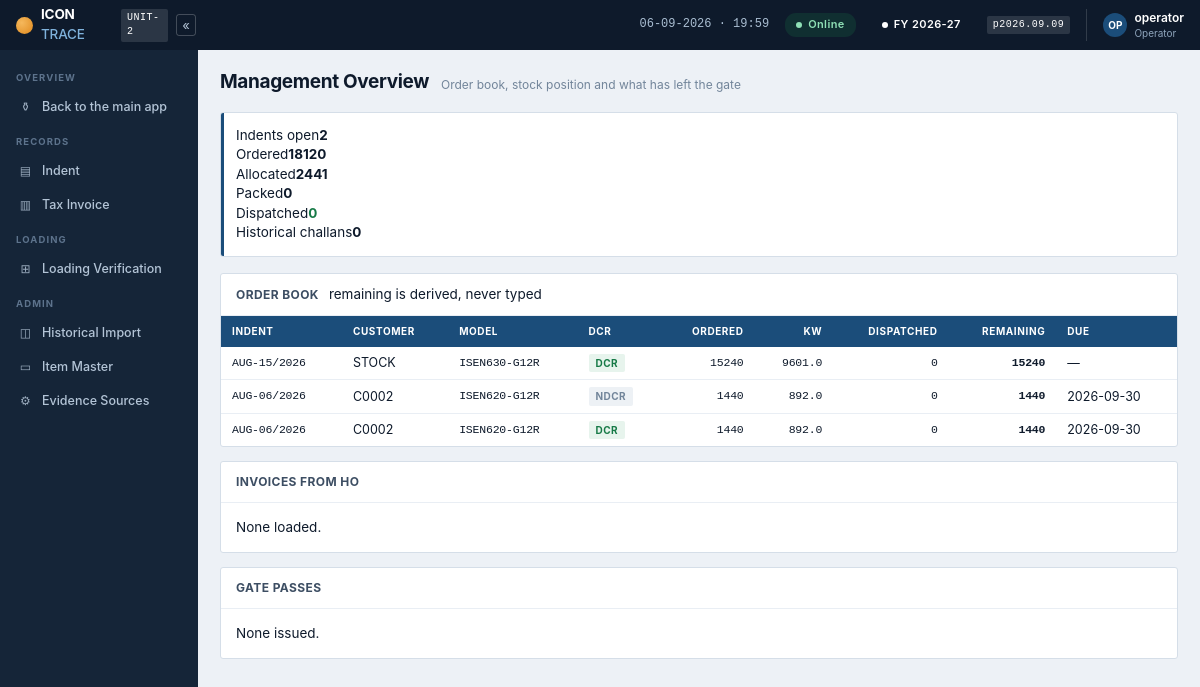
Page /mgmt on the committed database.
### tables this page shows
CREATE TABLE indent_line (
  indent_line_id INTEGER PRIMARY KEY AUTOINCREMENT,
  indent_id      INTEGER      NOT NULL,
  line_no        INTEGER    NOT NULL,

  item_description TEXT NOT NULL,   -- exactly as written on the form
  -- so the line points at an ITEM, and the cell type comes with it.
  item_code      TEXT  NULL,
  model          TEXT  NOT NULL,     -- must exist in the model master
  wattage        INT          NOT NULL,
  qty            INT          NOT NULL,

  -- Store-declared REQUIREMENTS, stated before material issue. They are not
  -- derived from the materials chosen - the store needs the instruction
  -- first. Keeping them independent is what makes the cross-check possible:
  -- indent says DCR + materials issued say NDCR = refuse.
  dcr            TEXT NOT NULL,
  arc            TEXT NULL,

  -- From "PALLET PACKING (36nos x 1)". NULL means use the unit ceiling,
  -- which comes from frame thickness (Unit-2 30mm = 36). Must never exceed
  -- it - a physically impossible instruction is refused at entry, not
  -- discovered at packing.
  pallet_qty     INTEGER     NULL,

  line_note      TEXT NULL,
  UNIQUE (indent_id, line_no),
  CONSTRAINT fk_il_indent FOREIGN KEY (indent_id)
    REFERENCES indent (indent_id)
);

CREATE TABLE indent (
  indent_id     INTEGER PRIMARY KEY AUTOINCREMENT,
  indent_no     TEXT  NOT NULL,        -- e.g. AUG-05/2026
  indent_date   TEXT         NOT NULL,
  customer      TEXT NOT NULL,
  area          TEXT  NULL,
  lot_name      TEXT  NULL,      -- optional, Humesh's request

  -- Icon's own vocabulary, from the Jan-2025 SRS. Do not invent new terms:
  --   make_to_stock  = "Common Items"     - fulfil from General Stock
  --   make_to_order  = "Un-Common Items"  - built to a customer spec
  -- Borosil is make_to_order (own labels, no Icon logo). AGNI is
  -- make_to_stock. This is a SEPARATE axis from pre/post-shared, which is
  -- only about when the serial is disclosed.
  build_type    TEXT NOT NULL
                DEFAULT 'make_to_stock',

  -- The paper form says things like "NEXT WEEK". Keep what was written for
  -- the record, but store a real date so it can be sorted and chased.
  delivery_by   TEXT         NULL,
  delivery_text TEXT NULL,

  special_instructions TEXT  NULL,
  prepared_by   TEXT  NULL,            -- e.g. Akansha Reddy
  approved_by   TEXT  NULL,            -- Marketing HOD
  form_no       TEXT  NOT NULL DEFAULT 'IS-HO-MRK-FM-03',

  pdf_path      TEXT NULL,            -- file on disk, never a BLOB
  pdf_sha256    TEXT     NULL,

  status        TEXT NOT NULL DEFAULT 'open',
  closed_reason TEXT NULL,
  created_at    TEXT     NOT NULL DEFAULT CURRENT_TIMESTAMP,
  created_by    TEXT  NOT NULL,
  UNIQUE (indent_no)
);

### app.py (the view)
@app.route("/mgmt")
def mgmt():
    with db.conn() as (cx, cur):
        f = db.production_funnel(cur)
        indents = db.recent_indents(cur)
        prog = db.indent_progress(cur)
        inv = db.recent_invoices(cur)
        gps = db.gatepasses(cur)
        stats = db.import_stats(cur)
    return render_template("mgmt.html", f=f, indents=indents, prog=prog,
                           invoices=inv, gatepasses=gps, stats=stats)

### app.py (called while the page is built)
def build_id():
    h = hashlib.sha256()
    for name in BUILD_FILES:
        for folder in (BASE, os.path.join(BASE, "static"),
                       os.path.join(BASE, "templates")):
            p = os.path.join(folder, name)
            if os.path.exists(p):
                h.update(str(os.path.getmtime(p)).encode())
                h.update(str(os.path.getsize(p)).encode())
                break
    return h.hexdigest()[:10]

@app.after_request
def no_store(resp):
    ct = resp.headers.get("Content-Type", "")
    if "text/html" in ct or "application/json" in ct:
        resp.headers["Cache-Control"] = "no-store, no-cache, must-revalidate, max-age=0"
        resp.headers["Pragma"] = "no-cache"
        resp.headers["Expires"] = "0"
        resp.headers["X-Icon-Build"] = build_id()
    return resp

def actor():
    return session.get("user", "operator")

@app.context_processor
def globals_():
    return {
        "db_mode": "MySQL" if db.available() else "DEMO — nothing is saved",
        "db_live": db.available(),
        "today": datetime.date.today(),
        "fy_label": db.fy_label(db.fin_year()),
        "user": actor(),
        "parser_version": invparse.__version__,
        "now": datetime.datetime.now().strftime("%d-%m-%Y  ·  %H:%M"),
        "cfg_unit": "2",
        "build": build_id(),
    }

### db.py (called while the page is built)
def available():
    return True

def fin_year(d=None):
    d = d or datetime.date.today()
    return d.year if d.month >= 4 else d.year - 1

def fy_label(fy):
    return "%d-%02d" % (fy, (fy + 1) % 100)

def recent_invoices(cur, n=20):
    if cur is None:
        return list(reversed(_demo["invoice"]))[:n]
    cur.execute("SELECT invoice_id, irn, invoice_no, invoice_date, buyer_name, "
                "declared_qty, declared_model, created_at, superseded_by "
                "FROM invoice ORDER BY invoice_id DESC LIMIT %s", (n,))
    return cur.fetchall()

def import_stats(cur):
    if cur is None:
        return {"challans": len(_demo["challan"]), "boxes": len(_demo["box"]),
                "serials": len(_demo["box_serial"])}
    stats = {}
    for key, sql in (("challans", "SELECT COUNT(*) n FROM challan"),
                     ("boxes", "SELECT COUNT(*) n FROM box"),
                     ("serials", "SELECT COUNT(*) n FROM challan_serial")):
        cur.execute(sql)
        stats[key] = cur.fetchone()["n"]
    return stats

### store.py (called while the page is built)
def _row_factory(cursor, row):
    return {d[0]: row[i] for i, d in enumerate(cursor.description)}

### templates/mgmt.html
{% extends "base.html" %}{% set nav='mgmt' %}
{% block body %}
<div class="pg"><h2>Management Overview</h2>
  <p>Order book, stock position and what has left the gate</p></div>
<div class="kpi" style="margin-bottom:16px">
  <div><span>Indents open</span><b>{{ indents|length }}</b></div>
  <div><span>Ordered</span><b>{{ prog | sum(attribute='ordered_qty') }}</b></div>
  <div><span>Allocated</span><b>{{ f.allocated }}</b></div>
  <div><span>Packed</span><b>{{ f.packed }}</b></div>
  <div><span>Dispatched</span><b style="color:var(--pass)">{{ f.dispatched }}</b></div>
  <div><span>Historical challans</span><b>{{ stats.challans }}</b></div>
</div>
<div class="card"><div class="card-h"><h3>Order book</h3>
  <span class="sp hint">remaining is derived, never typed</span></div>
{% if prog %}<table>
<thead><tr><th>Indent</th><th>Customer</th><th>Model</th><th>DCR</th>
<th style="text-align:right">Ordered</th><th style="text-align:right">KW</th>
<th style="text-align:right">Dispatched</th><th style="text-align:right">Remaining</th>
<th>Due</th></tr></thead><tbody>
{% for p in prog %}<tr><td class="mono">{{ p.indent_no }}</td><td>{{ p.customer }}</td>
<td class="mono">{{ p.model }}</td>
<td><span class="tag {{ 't-pass' if p.dcr=='DCR' else 't-mute' }}">{{ p.dcr }}</span></td>
<td style="text-align:right" class="mono">{{ p.ordered_qty }}</td>
<td style="text-align:right" class="mono">{{ p.ordered_kw }}</td>
<td style="text-align:right" class="mono">{{ p.dispatched_qty }}</td>
<td style="text-align:right" class="mono"><b>{{ p.remaining_qty }}</b></td>
<td>{{ p.delivery_by or '—' }}</td></tr>{% endfor %}
</tbody></table>{% else %}<div class="card-b hint">No indents yet.</div>{% endif %}</div>
<div class="card"><div class="card-h"><h3>Invoices from HO</h3></div>
{% if invoices %}<table>
<thead><tr><th>Invoice</th><th>Date</th><th>Buyer</th><th>Model</th>
<th style="text-align:right">Declared</th></tr></thead><tbody>
{% for i in invoices %}<tr><td class="mono">{{ i.invoice_no }}</td>
<td>{{ i.invoice_date or '—' }}</td><td>{{ i.buyer_name }}</td>
<td class="mono">{{ i.declared_model }}</td>
<td style="text-align:right" class="mono">{{ i.declared_qty }}</td></tr>{% endfor %}
</tbody></table>{% else %}<div class="card-b hint">None loaded.</div>{% endif %}</div>
<div class="card"><div class="card-h"><h3>Gate passes</h3></div>
{% if gatepasses %}<table>
<thead><tr><th>Number</th><th>Date</th><th>Type</th><th>Party</th><th>Material</th></tr></thead>
<tbody>{% for g in gatepasses %}<tr><td class="mono">{{ g.gp_no }}</td><td>{{ g.gp_date }}</td>
<td><span class="tag {{ 't-rev' if g.kind=='RGP' else 't-mute' }}">{{ g.kind }}</span></td>
<td>{{ g.party }}</td><td>{{ g.description }}</td></tr>{% endfor %}</tbody>
</table>{% else %}<div class="card-b hint">None issued.</div>{% endif %}</div>
{% endblock %}

### rows in the picture
indent_line: indent_no "AUG-15/2026", customer "STOCK", model "ISEN630-G12R", dcr "DCR", ordered_qty "15240", ordered_kw "9601.0", dispatched_qty "0", remaining_qty "15240", delivery_by "—"
indent_line: indent_no "AUG-06/2026", customer "C0002", model "ISEN620-G12R", dcr "NDCR", ordered_qty "1440", ordered_kw "892.0", dispatched_qty "0", remaining_qty "1440", delivery_by "2026-09-30"
indent_line: indent_no "AUG-06/2026", customer "C0002", model "ISEN620-G12R", dcr "DCR", ordered_qty "1440", ordered_kw "892.0", dispatched_qty "0", remaining_qty "1440", delivery_by "2026-09-30"

### other values in the picture
{{ cfg_unit }} "2"
{{ fy_label }} "2026-27"
{{ parser_version }} "2026.09.09"
{{ user[:2] | upper }} "OP"
{{ user }} "operator"
{{ indents|length }} "2"
{{ prog | sum(attribute='ordered_qty') }} "18120"
{{ f.allocated }} "2441"
{{ f.packed }} "0"
{{ f.dispatched }} "0"
{{ stats.challans }} "0"
